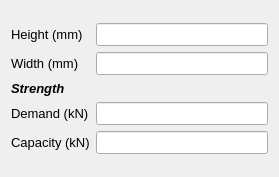
<?xml version="1.0" encoding="UTF-8"?>
<ui version="4.0">
 <class>webspliceplate</class>
 <widget class="QDialog" name="webspliceplate">
  <property name="geometry">
   <rect>
    <x>0</x>
    <y>0</y>
    <width>279</width>
    <height>177</height>
   </rect>
  </property>
  <property name="windowTitle">
   <string>Web splice plate</string>
  </property>
  <layout class="QFormLayout" name="formLayout">
   <item row="0" column="0">
    <spacer name="verticalSpacer">
     <property name="orientation">
      <enum>Qt::Vertical</enum>
     </property>
     <property name="sizeHint" stdset="0">
      <size>
       <width>20</width>
       <height>40</height>
      </size>
     </property>
    </spacer>
   </item>
   <item row="1" column="0">
    <widget class="QLabel" name="plateHeight_2">
     <property name="font">
      <font>
       <pointsize>10</pointsize>
       <weight>50</weight>
       <bold>false</bold>
      </font>
     </property>
     <property name="text">
      <string>Height (mm)</string>
     </property>
    </widget>
   </item>
   <item row="1" column="1">
    <widget class="QLineEdit" name="txt_plateHeight">
     <property name="font">
      <font>
       <pointsize>10</pointsize>
       <weight>50</weight>
       <bold>false</bold>
      </font>
     </property>
     <property name="readOnly">
      <bool>true</bool>
     </property>
    </widget>
   </item>
   <item row="2" column="0">
    <widget class="QLabel" name="label_3">
     <property name="font">
      <font>
       <pointsize>10</pointsize>
       <weight>50</weight>
       <bold>false</bold>
      </font>
     </property>
     <property name="text">
      <string>Width (mm)</string>
     </property>
    </widget>
   </item>
   <item row="2" column="1">
    <widget class="QLineEdit" name="txt_plateWidth">
     <property name="font">
      <font>
       <pointsize>10</pointsize>
       <weight>50</weight>
       <bold>false</bold>
      </font>
     </property>
     <property name="readOnly">
      <bool>true</bool>
     </property>
    </widget>
   </item>
   <item row="3" column="0">
    <widget class="QLabel" name="label">
     <property name="font">
      <font>
       <family>MS Shell Dlg 2</family>
       <pointsize>10</pointsize>
       <weight>75</weight>
       <italic>true</italic>
       <bold>true</bold>
      </font>
     </property>
     <property name="text">
      <string>Strength</string>
     </property>
    </widget>
   </item>
   <item row="4" column="0">
    <widget class="QLabel" name="label_163">
     <property name="font">
      <font>
       <pointsize>10</pointsize>
       <weight>50</weight>
       <bold>false</bold>
      </font>
     </property>
     <property name="focusPolicy">
      <enum>Qt::NoFocus</enum>
     </property>
     <property name="text">
      <string>&lt;html&gt;&lt;head/&gt;&lt;body&gt;&lt;p&gt;Demand (kN)&lt;/p&gt;&lt;/body&gt;&lt;/html&gt;</string>
     </property>
    </widget>
   </item>
   <item row="4" column="1">
    <widget class="QLineEdit" name="txt_plateDemand">
     <property name="font">
      <font>
       <pointsize>10</pointsize>
       <weight>50</weight>
       <bold>false</bold>
      </font>
     </property>
     <property name="readOnly">
      <bool>true</bool>
     </property>
    </widget>
   </item>
   <item row="5" column="0">
    <widget class="QLabel" name="label_2">
     <property name="font">
      <font>
       <family>MS Shell Dlg 2</family>
       <pointsize>10</pointsize>
      </font>
     </property>
     <property name="text">
      <string>Capacity (kN)</string>
     </property>
    </widget>
   </item>
   <item row="5" column="1">
    <widget class="QLineEdit" name="txt_plateCapacity">
     <property name="font">
      <font>
       <pointsize>10</pointsize>
      </font>
     </property>
    </widget>
   </item>
   <item row="6" column="1">
    <spacer name="verticalSpacer_2">
     <property name="orientation">
      <enum>Qt::Vertical</enum>
     </property>
     <property name="sizeHint" stdset="0">
      <size>
       <width>20</width>
       <height>40</height>
      </size>
     </property>
    </spacer>
   </item>
  </layout>
 </widget>
 <resources/>
 <connections/>
</ui>
